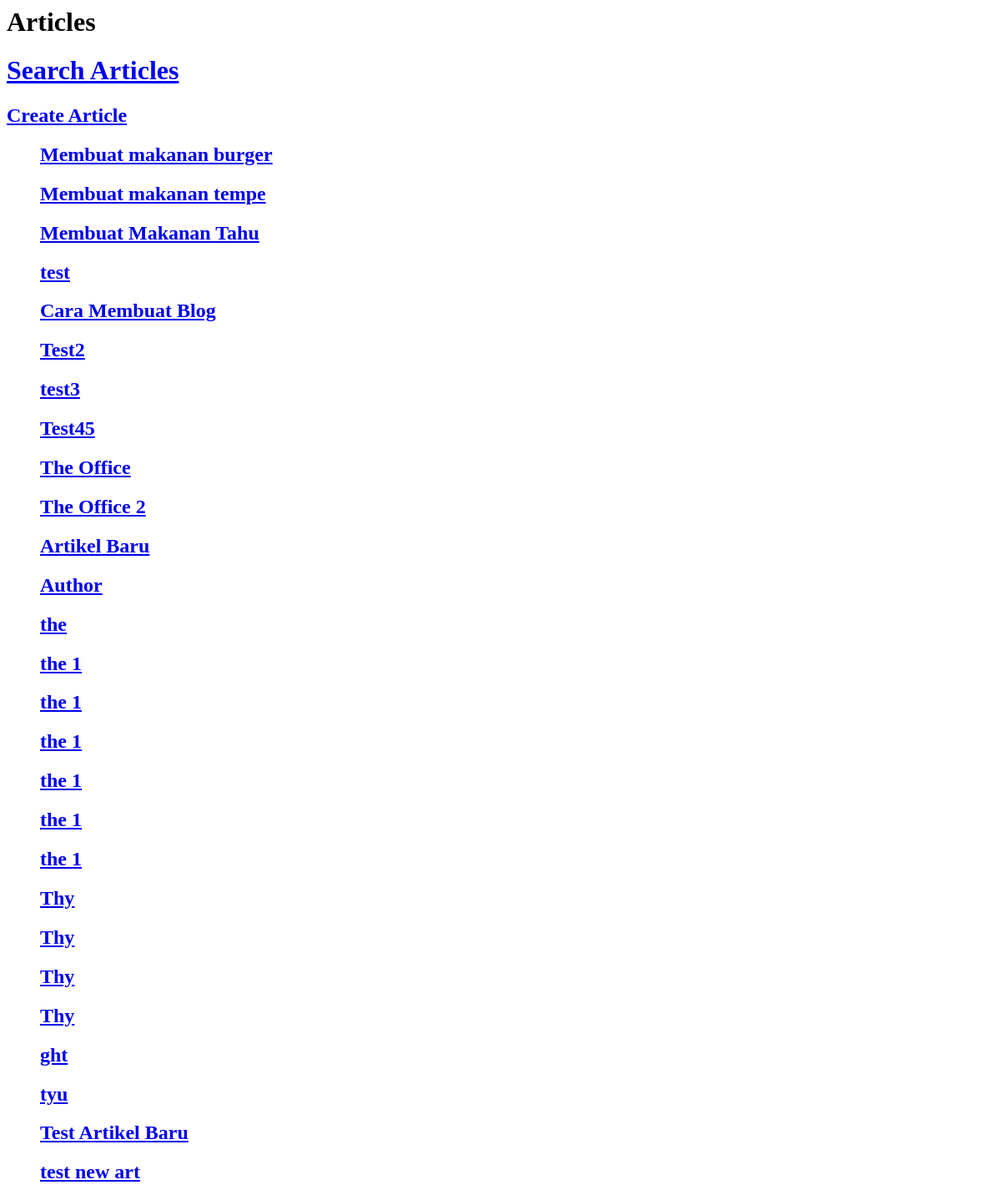
/, run on an earlier commit of the app's database.
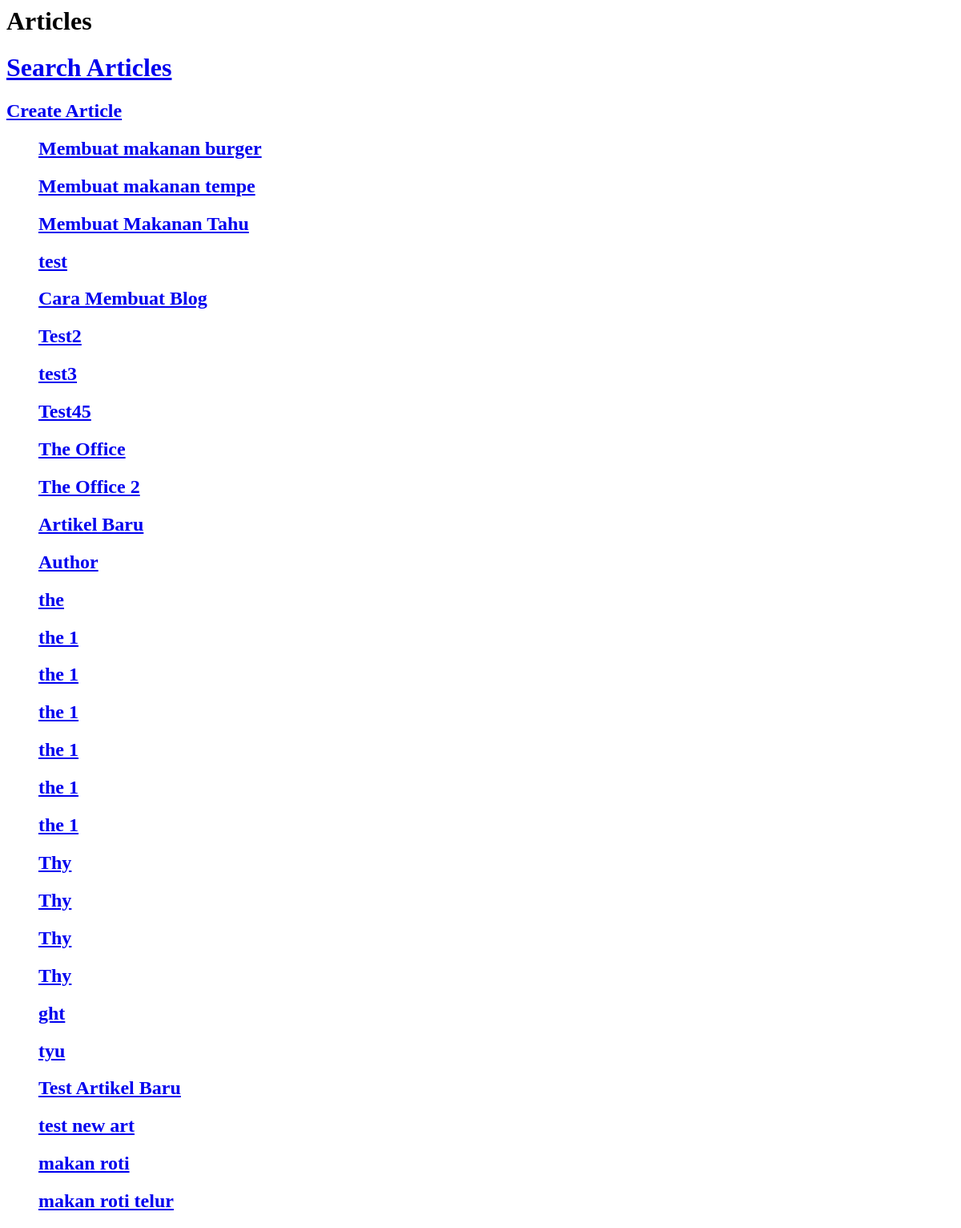
And on a later commit of the database.
### articles/models.py (models this page shows, shortened)
class Article(models.Model):
    title = models.CharField(max_length=120)
    slug = models.SlugField(unique=True, blank=True, null=True)
    content = models.TextField()
    timestamp = models.DateTimeField(auto_now_add=True)
    updated = models.DateTimeField(auto_now=True)
    publish = models.DateField(auto_now_add=False, auto_now=False, null=True, blank=True)

### djangomid/views.py (the view)
# urls.py: path('', views.index, name="index"),
def index(request):
    article_obj = Article.objects.get(id=1)
    article_all = Article.objects.all()
    context = {
        "arr_app" : article_all,
        "id" : article_obj.id,
        "title" : article_obj.title,
        "content" : article_obj.content,
    }
    html = render_to_string("djangomid/index.html", context=context)
    return HttpResponse(html)

### djangomid/templates/djangomid/index.html (shortened to what this page needs)
{% extends "djangomid/base.html" %}
{% block content %}
    <h1>Articles</h1>
    <h1><a href="/articles/">Search Articles</a></h1>
    <h2><a href="{% url 'createArticle' %}">Create Article</a></h2>
    <ul style="list-style: none;">
        {% for data in arr_app %}
        <li>
            <h2><a href="{% url 'showId' slug=data.slug %}">{{ data.title }}</a></h2>
        </li>
        {% endfor %}
    </ul>
{% endblock content %}

What changed in the data, as far as the page shows it:
added Article: title "makan roti"
added Article: title "makan roti telur"
